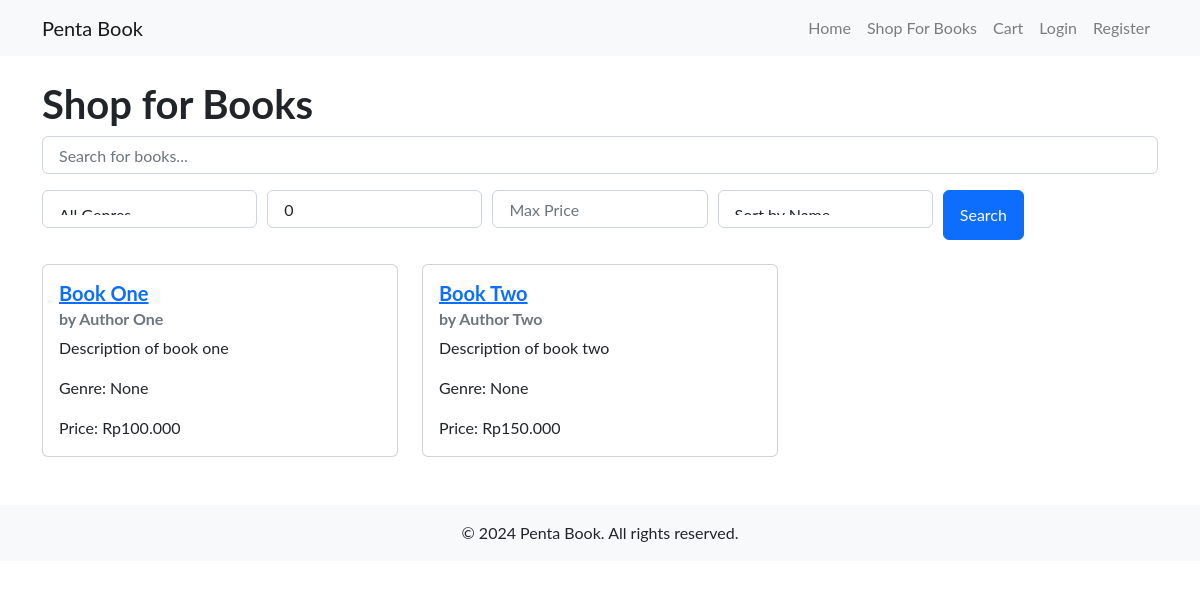
/shop_books, run on an earlier commit of the app's database.
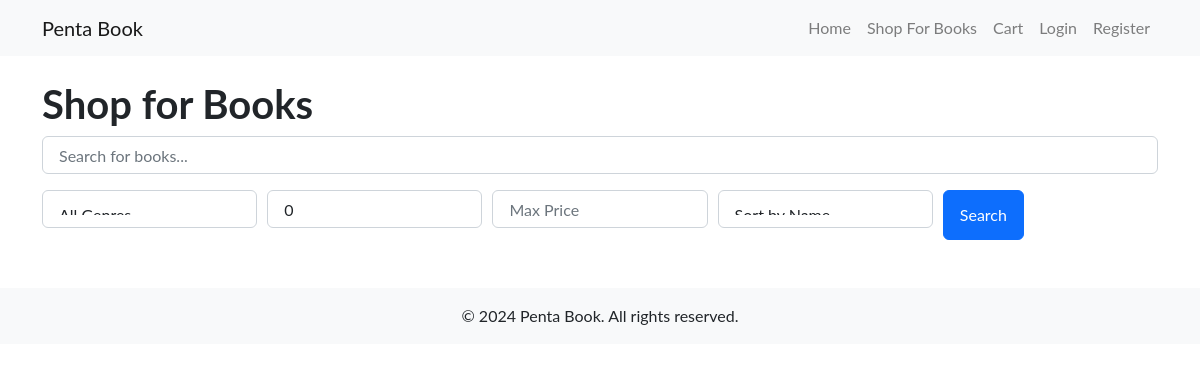
And on a later commit of the database.
### tables this page shows
CREATE TABLE "books"
(
    book_id     INTEGER
        primary key autoincrement,
    category_id integer
        references categories,
    shop_id     integer
        references shop,
    book_name   TEXT,
    isbn        integer,
    author      TEXT,
    desc        TEXT,
    price       REAL,
    stock       integer,
    img_url     TEXT
);

### app.py (the view)
@app.route('/shop_books', methods=['GET'])
def shop_books():
    query = request.args.get('query', '')
    genre = request.args.get('genre', '')
    price_min = request.args.get('price_min', 0)
    price_max = request.args.get('price_max', float('inf'))
    sort = request.args.get('sort', 'book_name')
    db = get_db()
    cursor = db.cursor()
    sql_query = "SELECT * FROM books WHERE 1=1"
    parameters = []
    if query:
        sql_query += " AND (book_name LIKE ? OR author LIKE ?)"
        parameters.extend(['%' + query + '%', '%' + query + '%'])
    if genre:
        sql_query += " AND genre = ?"
        parameters.append(genre)
    sql_query += " AND price BETWEEN ? AND ?"
    parameters.extend([price_min, price_max])
    if sort == 'price_asc':
        sql_query += " ORDER BY price ASC"
    elif sort == 'price_desc':
        sql_query += " ORDER BY price DESC"
    else:
        sql_query += f" ORDER BY {sort}"
    cursor.execute(sql_query, parameters)
    books = cursor.fetchall()
    return render_template('shop_books.html', books=books, format_currency=format_currency)

### app.py (called while the page is built)
def get_db():
    if 'db' not in g:
        g.db = sqlite3.connect(app.config['DATABASE'])
        g.db.row_factory = sqlite3.Row
    return g.db

def format_currency(value):
    return f'Rp{value:,.0f}'.replace(',', '.')

### templates/shop_books.html (shortened to what this page needs)
{% extends "base.html" %}
{% block content %}
    <h1>Shop for Books</h1>
    <form method="GET" action="{{ url_for('shop_books') }}" class="mb-4">
        <div class="form-row">
            <div class="col">
                <input type="text" name="query" class="form-control" placeholder="Search for books..." value="{{ request.args.get('query', '') }}">
            </div>
        </div>
        <div class="form-row mt-3">
            <div class="col">
                <select name="genre" class="form-control">
                    <option value="" {% if request.args.get('genre') == '' %}selected{% endif %}>All Genres</option>
                </select>
            </div>
            <div class="col">
                <input type="number" name="price_min" class="form-control" placeholder="Min Price" value="{{ request.args.get('price_min', 0) }}">
            </div>
            <div class="col">
                <input type="number" name="price_max" class="form-control" placeholder="Max Price" value="{{ request.args.get('price_max', 'inf') }}">
            </div>
            <div class="col">
                <select name="sort" class="form-control">
                    <option value="book_name" {% if request.args.get('sort') == 'book_name' %}selected{% endif %}>Sort by Name</option>
                </select>
            </div>
            <div class="col">
                <button type="submit" class="btn btn-primary">Search</button>
            </div>
        </div>
    </form>
    <div class="row">
    {% for book in books %}
        <div class="col-md-4 mb-4">
            <div class="card h-100">
                <div class="card-body">
                    <h5 class="card-title"><a href="{{ url_for('book', book_id=book['book_id']) }}">{{ book['book_name'] }}</a></h5>
                    <h6 class="card-subtitle mb-2 text-muted">by {{ book['author'] }}</h6>
                    <p class="card-text">{{ book['desc'] }}</p>
                    <p class="card-text">Genre: {{ book['category_id'] }}</p>
                    <p class="card-text">Price: {{ format_currency(book['price']) }}</p>
                </div>
            </div>
        </div>
    {% endfor %}
    </div>
{% endblock %}

What changed in the data, as far as the page shows it:
no longer on this page (row edited): books: book_name "Book One", author "Author One", desc "Description of book one", category_id "None", price "Rp100.000"
no longer on this page (row edited): books: book_name "Book Two", author "Author Two", desc "Description of book two", category_id "None", price "Rp150.000"
